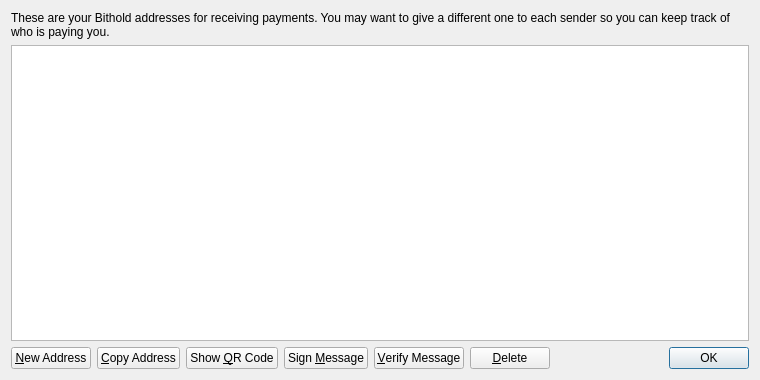
<?xml version="1.0" encoding="UTF-8"?>
<ui version="4.0">
 <class>AddressBookPage</class>
 <widget class="QWidget" name="AddressBookPage">
  <property name="geometry">
   <rect>
    <x>0</x>
    <y>0</y>
    <width>760</width>
    <height>380</height>
   </rect>
  </property>
  <property name="windowTitle">
   <string>Address Book</string>
  </property>
  <layout class="QVBoxLayout" name="verticalLayout">
   <item>
    <widget class="QLabel" name="labelExplanation">
     <property name="text">
      <string>These are your Bithold addresses for receiving payments. You may want to give a different one to each sender so you can keep track of who is paying you.</string>
     </property>
     <property name="textFormat">
      <enum>Qt::PlainText</enum>
     </property>
     <property name="wordWrap">
      <bool>true</bool>
     </property>
    </widget>
   </item>
   <item>
    <widget class="QTableView" name="tableView">
     <property name="contextMenuPolicy">
      <enum>Qt::CustomContextMenu</enum>
     </property>
     <property name="toolTip">
      <string>Double-click to edit address or label</string>
     </property>
     <property name="tabKeyNavigation">
      <bool>false</bool>
     </property>
     <property name="selectionMode">
      <enum>QAbstractItemView::SingleSelection</enum>
     </property>
     <property name="selectionBehavior">
      <enum>QAbstractItemView::SelectRows</enum>
     </property>
     <property name="sortingEnabled">
      <bool>true</bool>
     </property>
     <attribute name="verticalHeaderVisible">
      <bool>false</bool>
     </attribute>
    </widget>
   </item>
   <item>
    <layout class="QHBoxLayout" name="horizontalLayout">
     <item>
      <widget class="QPushButton" name="newAddressButton">
       <property name="toolTip">
        <string>Create a new address</string>
       </property>
       <property name="text">
        <string>&amp;New Address</string>
       </property>
      </widget>
     </item>
     <item>
      <widget class="QPushButton" name="copyToClipboard">
       <property name="toolTip">
        <string>Copy the currently selected address to the system clipboard</string>
       </property>
       <property name="text">
        <string>&amp;Copy Address</string>
       </property>
      </widget>
     </item>
     <item>
      <widget class="QPushButton" name="showQRCode">
       <property name="text">
        <string>Show &amp;QR Code</string>
       </property>
      </widget>
     </item>
     <item>
      <widget class="QPushButton" name="signMessage">
       <property name="toolTip">
        <string>Sign a message to prove you own a Bithold address</string>
       </property>
       <property name="text">
        <string>Sign &amp;Message</string>
       </property>
      </widget>
     </item>
     <item>
      <widget class="QPushButton" name="verifyMessage">
       <property name="toolTip">
        <string>Verify a message to ensure it was signed with a specified Bithold address</string>
       </property>
       <property name="text">
        <string>&amp;Verify Message</string>
       </property>
      </widget>
     </item>
     <item>
      <widget class="QPushButton" name="deleteButton">
       <property name="toolTip">
        <string>Delete the currently selected address from the list</string>
       </property>
       <property name="text">
        <string>&amp;Delete</string>
       </property>
      </widget>
     </item>
     <item>
      <spacer name="horizontalSpacer">
       <property name="orientation">
        <enum>Qt::Horizontal</enum>
       </property>
       <property name="sizeHint" stdset="0">
        <size>
         <width>40</width>
         <height>20</height>
        </size>
       </property>
      </spacer>
     </item>
     <item>
      <widget class="QDialogButtonBox" name="buttonBox">
       <property name="sizePolicy">
        <sizepolicy hsizetype="Maximum" vsizetype="Fixed">
         <horstretch>0</horstretch>
         <verstretch>0</verstretch>
        </sizepolicy>
       </property>
       <property name="standardButtons">
        <set>QDialogButtonBox::Ok</set>
       </property>
      </widget>
     </item>
    </layout>
   </item>
  </layout>
 </widget>
 <resources>
  <include location="../bitcoin.qrc"/>
 </resources>
 <connections/>
</ui>
